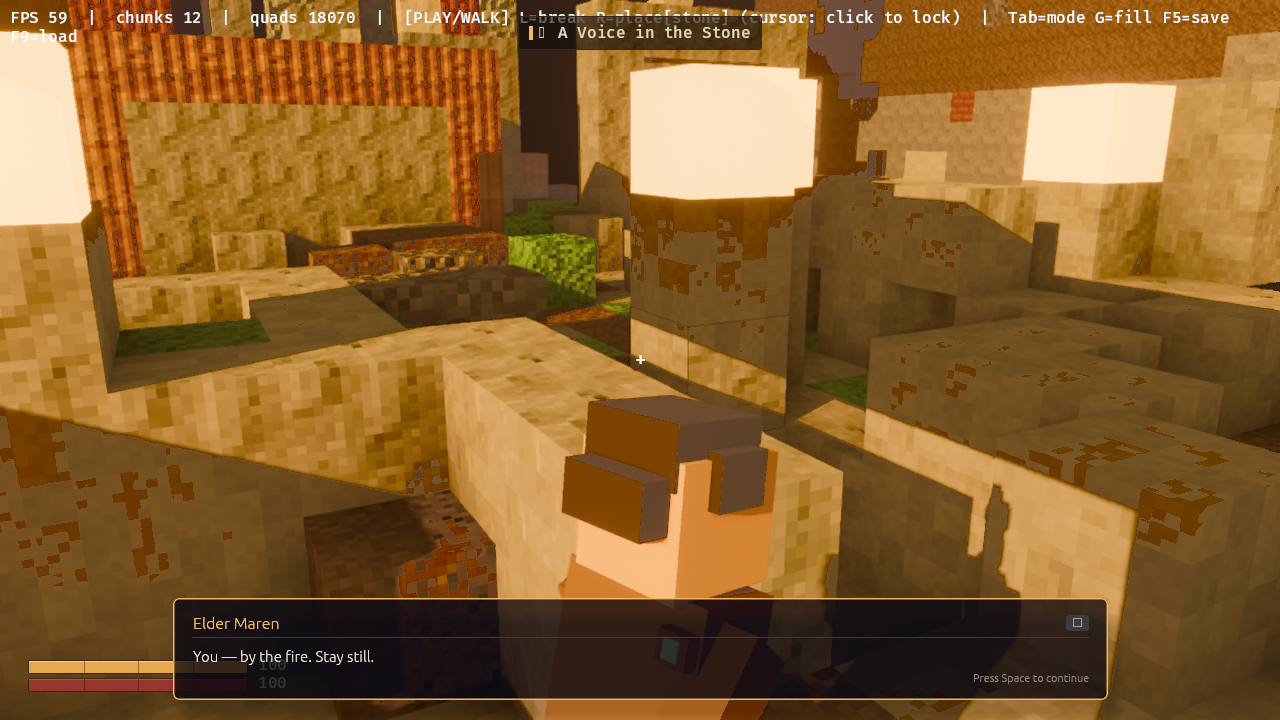
#> input picture docs/evidence/sky-verify-2026-08-14/playable-walk-after.png, 1280 x 720 px, found by its file name
$ python _poppy_sky_evidence_plate.py
#> lines starting #> are read from the running program, lines starting #| are printed output that depends on the picture; after the words box and inside, x2 and y2 are one past the last pixel; in counts of white or black regions, pixels touching at a corner belong together
#!/usr/bin/env python3
"""Render the sky-overexposure evidence as one plate.

Three panels per frame:
  1. the frame, with the detected sky pixels tinted magenta so you can see
     exactly which pixels the numbers came from;
  2. the raw sky crop;
  3. the same crop with its own range stretched to full 0..255 — a live gradient
     survives that, a crushed one turns to noise.

Plus a per-row plot of the mean sky RGB against screen Y: the authored dome goes
deep blue at the zenith to warm haze at the horizon, so those three lines should
diverge across the frame. They are flat.

    python scripts/_poppy_sky_evidence_plate.py
"""
from pathlib import Path

import numpy as np
from PIL import Image, ImageDraw

ROOT = Path(__file__).resolve().parents[1]
OUT = ROOT / "docs" / "assets" / "_poppy_sky_overexposed_2026-08-14.png"

HUD_ROWS = 46          # the status line is white text, not sky
FRAMES = [
    ("playable-walk-after.png", (620, 60, 820, 190)),
    ("edhari-load.png", (280, 46, 440, 110)),
]

BG = (18, 18, 22)
FG = (232, 232, 238)
DIM = (140, 140, 150)


def sky_mask(a: np.ndarray) -> np.ndarray:
    """Sky = near-clipped red plus a blue no lit terrain block here reaches."""
    m = (a[:, :, 0] >= 250) & (a[:, :, 2] >= 170)
    m[:HUD_ROWS, :] = False
    m[int(a.shape[0] * 0.45):, :] = False
    return m


def panel(img: Image.Image, w: int, h: int) -> Image.Image:
    return img.resize((w, h), Image.NEAREST)


def main() -> int:
    PW, PH = 420, 236       # panel size
    PAD, HDR = 14, 30
    rows = []

    for name, (x0, y0, x1, y1) in FRAMES:
        src = Image.open(ROOT / "docs" / "assets" / name).convert("RGB")
#> src is the input picture: PIL image 1280x720 RGB; mean R, G, B 135.6, 95.7, 44.6
        a = np.asarray(src).astype(np.int16)
        m = sky_mask(a)
#> in sky_mask, `m = (a[:, :, 0] >= 250) & (a[:, :, 2] >= 170)`:
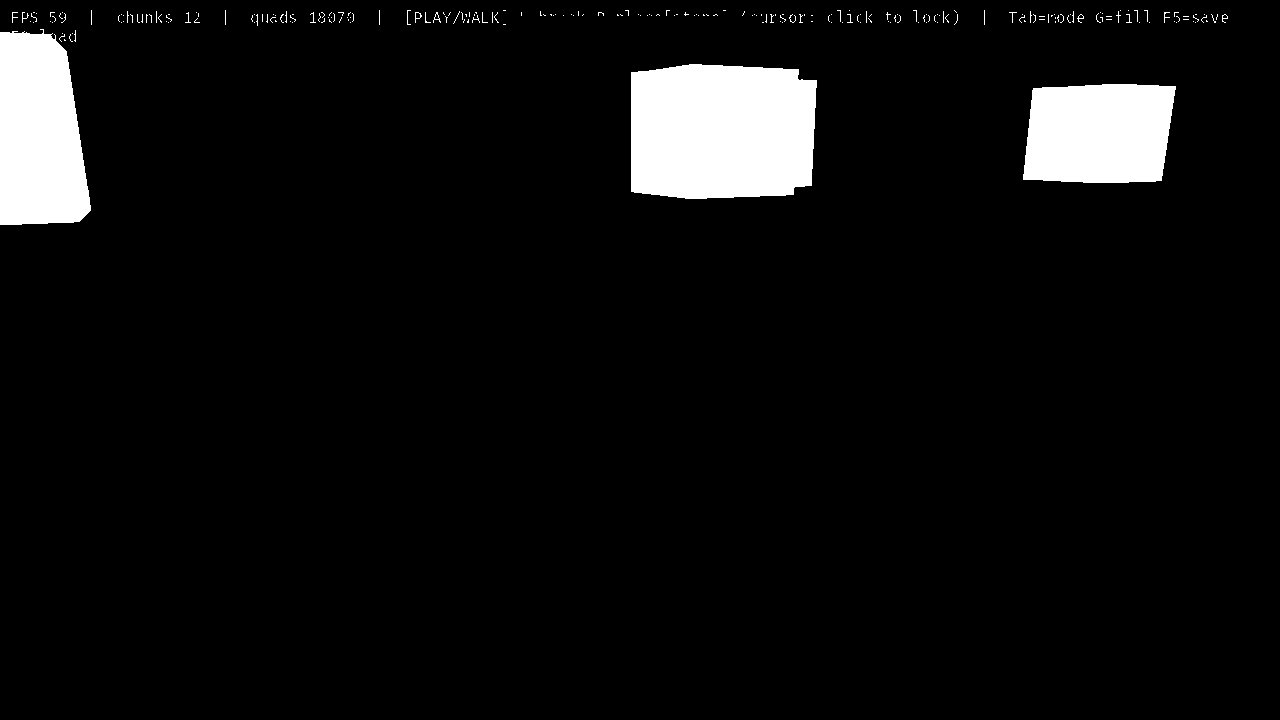
#> m: shape (720, 1280) bool; 5.8% white; 235 white regions (223 under 20 px), largest, box (x1, y1, x2, y2) and area: (631, 64, 817, 199) 23302, (0, 29, 91, 225) 14789, (1023, 84, 1176, 183) 13583
#> in sky_mask, `m[:HUD_ROWS, :] = False`:
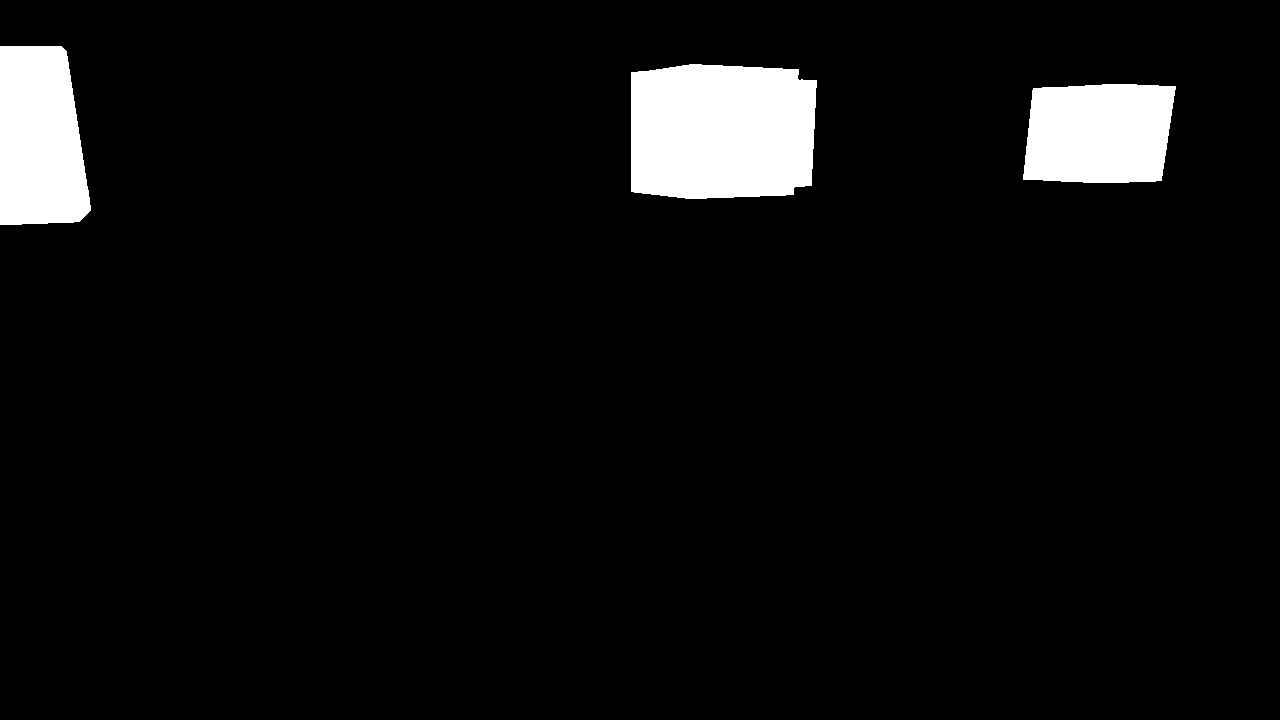
#> m: shape (720, 1280) bool; 5.5% white; 3 white regions, box (x1, y1, x2, y2) and area: (631, 64, 817, 199) 23302, (0, 46, 91, 225) 14055, (1023, 84, 1176, 183) 13583

        # 1. frame with sky pixels marked
        marked = np.asarray(src).copy()
        marked[m] = (255, 0, 200)
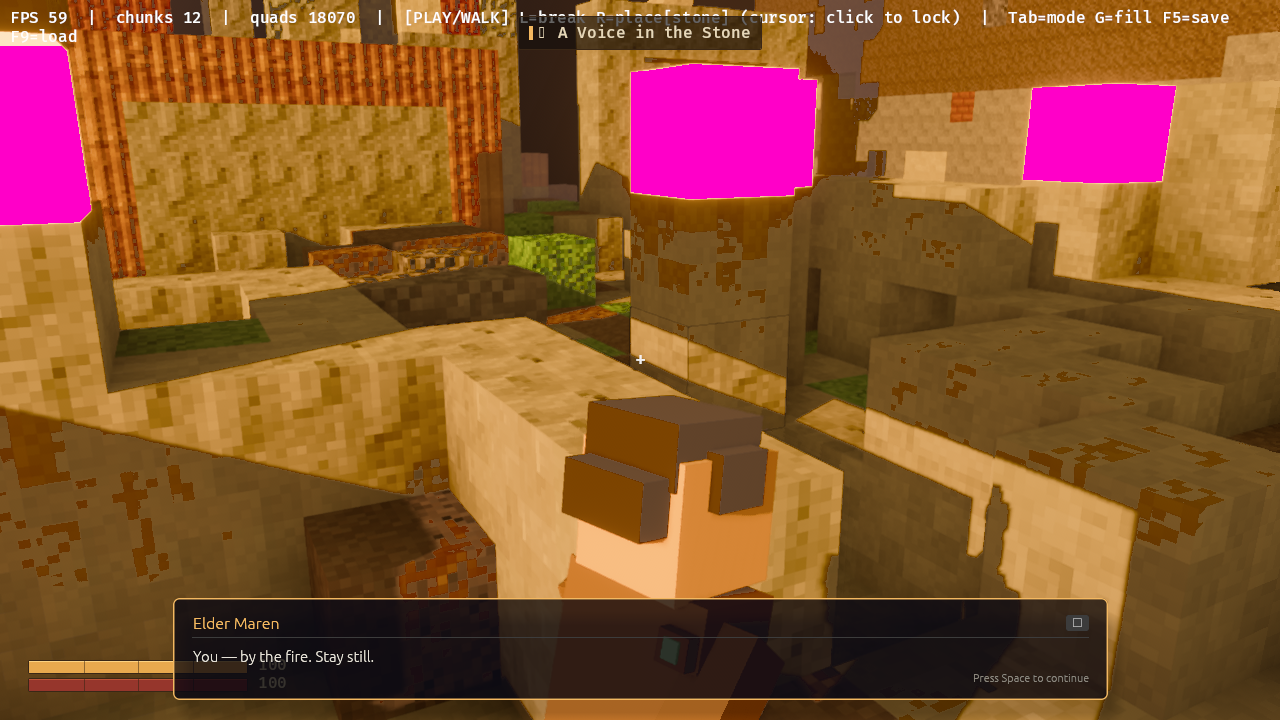
#> marked: shape (720, 1280, 3); 5.53% of pixels changed, all inside (x1, y1, x2, y2) = (0, 46, 1176, 225)
        p1 = panel(Image.fromarray(marked), PW, PH)

        # 2. raw crop
        crop = src.crop((x0, y0, x1, y1))
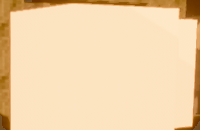
#> crop: PIL image 200x130 RGB; mean R, G, B 241.8, 212.1, 172
        p2 = panel(crop, PW, PH)
#> call 2 of panel, with w = 420, h = 236
#> in panel (call 2), `return img.resize((w, h), Image.NEAREST)`:
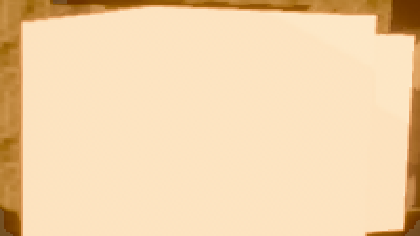
#> returned value: PIL image 420x236 RGB; mean R, G, B 241.8, 212.2, 172

        # 3. same crop, per-channel range stretched to 0..255
        c = np.asarray(crop).astype(np.float32)
        lo, hi = c.min(axis=(0, 1)), c.max(axis=(0, 1))
#> lo = [101, 48, 0]; hi = [254, 235, 204]
        span = np.maximum(hi - lo, 1e-6)
#> span = [153, 187, 204]
        p3 = panel(Image.fromarray(
            ((c - lo) / span * 255).clip(0, 255).astype(np.uint8)), PW, PH)
#> call 3 of panel, with w = 420, h = 236
#> in panel (call 3), `return img.resize((w, h), Image.NEAREST)`:
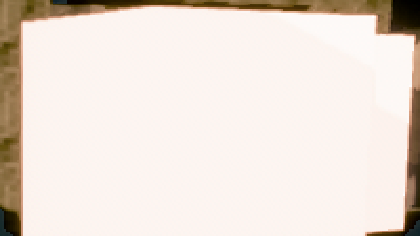
#> returned value: PIL image 420x236 RGB; mean R, G, B 234.3, 223.5, 214.8

        # per-row means for the plot
        prof = []
        for y in range(a.shape[0]):
            sel = a[y][m[y]]
            if len(sel) >= 30:
                prof.append((y, sel.mean(axis=0)))
#> after the loop, prof = 178 items, first 6: (46, [252.8, 228.8, 194.8]), (47, [252.8, 228.7, 194.9]), (48, [252.9, 228.8, 194.8]), (49, [252.8, 228.8, 194.9]), (50, [252.8, 228.8, 194.9]), (51, [252.9, 228.8, 194.9])
        rows.append((name, (lo, hi, span), [p1, p2, p3], prof))
#> pass 2 of the loop in main, `for name, (x0, y0, x1, y1) in FRAMES:`:
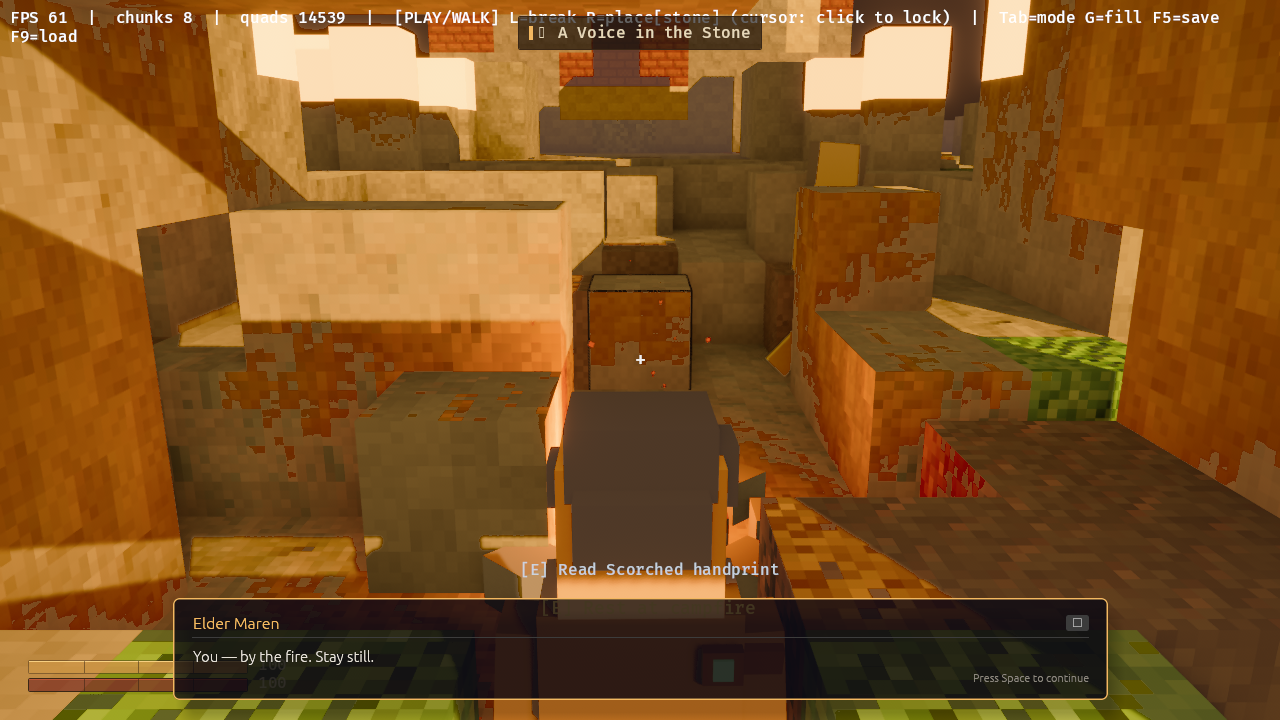
#> input picture docs/evidence/sky-verify-2026-08-14/edhari-load.png, 1280 x 720 px, found by its file name
#> in main, src is the input picture: PIL image 1280x720 RGB; mean R, G, B 125.7, 81.9, 32.8
#> in sky_mask (call 2), `m = (a[:, :, 0] >= 250) & (a[:, :, 2] >= 170)`:
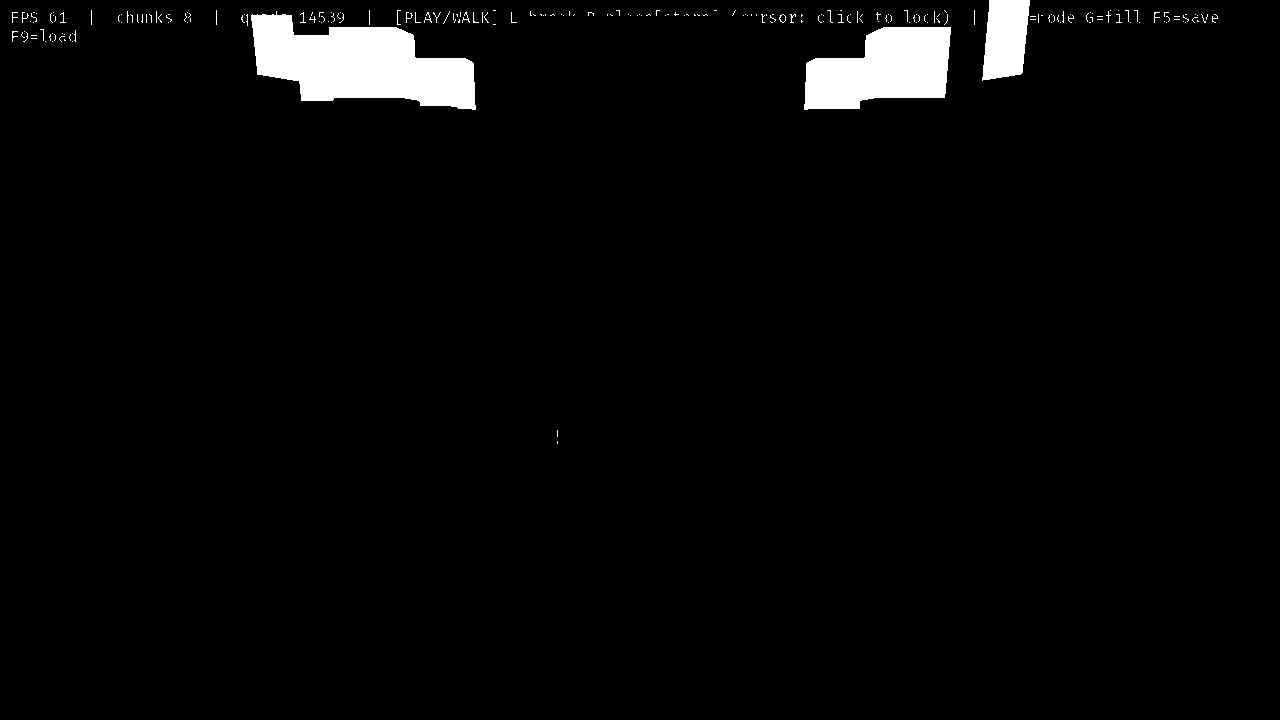
#> m: shape (720, 1280) bool; 2.9% white; 218 white regions (205 under 20 px), largest, box (x1, y1, x2, y2) and area: (251, 11, 476, 110) 13585, (804, 27, 951, 110) 8810, (982, 0, 1030, 81) 3112
#> marked: shape (720, 1280, 3); 2.05% of pixels changed, all inside (x1, y1, x2, y2) = (254, 46, 1025, 110)
#> crop: PIL image 160x64 RGB
#> c: shape (64, 160, 3) float32
#> in main, `lo, hi = c.min(axis=(0, 1)), c.max(axis=(0, 1))`: lo = [102, 43, 0]; hi = [254, 232, 198]
#> in main, `span = np.maximum(hi - lo, 1e-6)`: span = [152, 189, 198]
#> in panel (call 6), `return img.resize((w, h), Image.NEAREST)`:
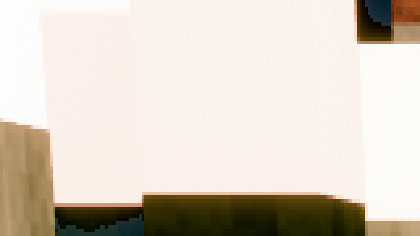
#> returned value: PIL image 420x236 RGB; mean R, G, B 217.5, 208.3, 196.9
#> after the loop in main, `for y in range(a.shape[0]):`: prof = 63 items, first 6: (46, [252.3, 225.8, 188.9]), (47, [252.3, 225.8, 188.9]), (48, [252.3, 225.6, 188.6]), (49, [252.2, 225.1, 187.9]), (50, [252.2, 224.8, 187.5]), (51, [252.2, 224.8, 187.5])

    W = PAD + 3 * (PW + PAD)
    ROWH = HDR + PH + 128
    H = 44 + len(rows) * (ROWH + PAD)
#> H = 860
    plate = Image.new("RGB", (W, H), BG)
    d = ImageDraw.Draw(plate)
    d.text((PAD, 12), "SKY IS OVEREXPOSED — dome renders, but every vertex is past "
                      "the tonemapper's shoulder", fill=FG)
    d.text((PAD, 26), "root cause: build_sky_dome_mesh multiplied by 1/exposure(); "
                      "bevy_pbr 0.19 never applies Exposure to unlit fragments "
                      "(pbr.wgsl:80-84)", fill=DIM)

    y = 46
    for name, (lo, hi, span), panels, prof in rows:
        d.text((PAD, y), name, fill=FG)
        labels = ["frame — magenta = pixels measured",
                  "sky crop, as shipped",
                  "same crop, range stretched to 0..255"]
        for i, (p, lab) in enumerate(zip(panels, labels)):
            x = PAD + i * (PW + PAD)
            plate.paste(p, (x, y + HDR))
            d.text((x, y + HDR + PH + 4), lab, fill=DIM)

        # profile plot spanning the row, caption ABOVE the box so nothing overlaps
        cap = y + HDR + PH + 20
        py = cap + 14
        ph, pw = 64, W - 2 * PAD
        if prof:
            ys = [p[0] for p in prof]
            y_lo, y_hi = min(ys), max(ys)
            d.text((PAD, cap),
                   f"mean sky R/G/B vs screen Y, y {y_lo}..{y_hi}, plotted on the "
                   f"full 0..255 scale — the dome is authored deep blue at the "
                   f"zenith to warm haze at the horizon, so these three lines "
                   f"should diverge across the frame:",
                   fill=DIM)
            d.rectangle([PAD, py, PAD + pw, py + ph], outline=(60, 60, 70))
            for ch, col in enumerate([(255, 90, 90), (90, 230, 120), (110, 160, 255)]):
                pts = []
                for yy, mean in prof:
                    px = PAD + (yy - y_lo) / max(y_hi - y_lo, 1) * pw
                    pv = py + ph - mean[ch] / 255.0 * ph
                    pts.append((px, pv))
                d.line(pts, fill=col, width=2)
                d.text((PAD + pw + 4 - 46, pts[-1][1] - 6),
                       f"{'RGB'[ch]} {prof[-1][1][ch]:.0f}", fill=col)
            d.text((PAD, py + ph + 4),
                   f"flat. across {y_hi - y_lo} rows the sky moves "
                   f"R {max(p[1][0] for p in prof) - min(p[1][0] for p in prof):.1f}  "
                   f"G {max(p[1][1] for p in prof) - min(p[1][1] for p in prof):.1f}  "
                   f"B {max(p[1][2] for p in prof) - min(p[1][2] for p in prof):.1f} "
                   f"levels — the gradient is crushed onto one value",
                   fill=(255, 140, 140))
        y += ROWH + PAD
#> this loop made 2 passes
#> (name, lo, hi, span, cap, py, ph, pw) on passes 1 to 2: ('playable-walk-after.png', [101, 48, 0], [254, 235, 204], [153, 187, 204], 332, 346, 64, 1288), ('edhari-load.png', [102, 43, 0], [254, 232, 198], [152, 189, 198], 740, 754, 64, 1288)
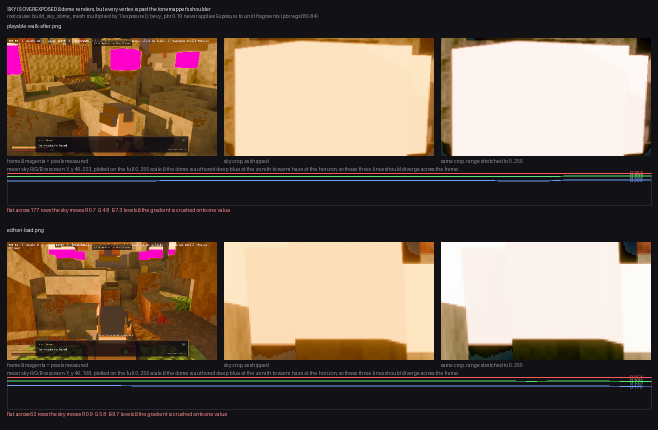
#> plate: PIL image 1316x860 RGB (shown at 1/2 size); mean R, G, B 115.8, 99.5, 85
#> after the loop, y = 862

    plate.save(OUT)
    print(f"wrote {OUT}  ({plate.size[0]}x{plate.size[1]})")
#| wrote docs/assets/_poppy_sky_overexposed_2026-08-14.png  (1316x860)
    return 0


if __name__ == "__main__":
    raise SystemExit(main())
#> (the program exits here)
